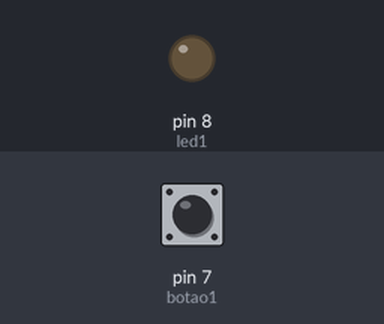
The sketch below on a simulated Arduino Uno, built with avr-gcc and run on an emulated ATmega328P. On the bench: output pins drawn as LEDs (lit = HIGH). Inputs (shaded band) come from the test bench; at power-on: pin 7 (botao1) LOW.

Above: at 1.2 s.
1.3 s: pin 7 (botao1) pulled HIGH for 0.15 s
At 1.37 s:
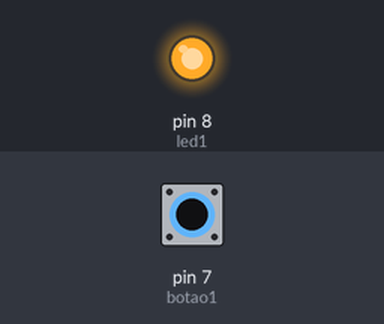
2.9 s: pin 7 (botao1) pulled HIGH for 3.2 s
At 6.5 s:
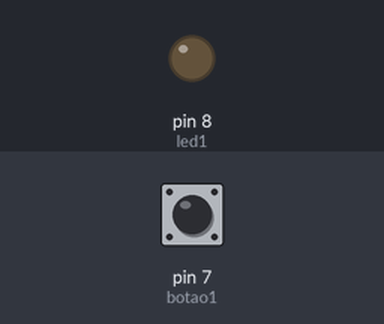
Timing chart, 0 to 8.0 s (numbered marks = the images above; inputs shaded):
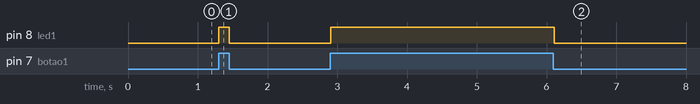

Measured:
- after the input at 1.3 s, pin 8 (led1): LOW → HIGH at once, → LOW 0.15 s later
- after the input at 2.9 s, pin 8 (led1): LOW → HIGH at once, → LOW 3.2 s later

The sketch:

exerc_cio_4.ino
```cpp
// C++ code
//
const int botao1 = 7;
const int led1 = 8;

int valor1;

void setup()
{
  pinMode(botao1,INPUT);
  pinMode(led1, OUTPUT);
}

void loop()
{
  valor1 = digitalRead(botao1);
  if (valor1) {
    digitalWrite(led1, HIGH);
  }else{
    digitalWrite(led1, LOW);
  }
  delay(10);
}
```
